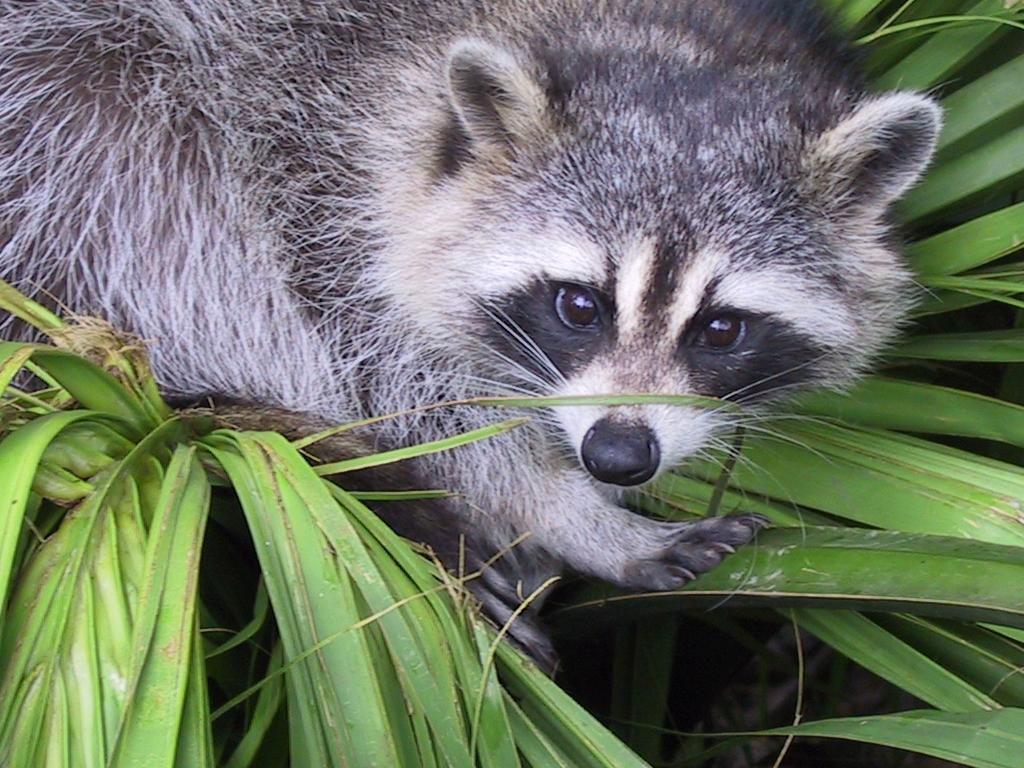
#> input picture Python_Piscine/day01/ex04/images/animal.jpeg, 1024 x 768 px
$ python rotate.py
#> lines starting #> are read from the running program, lines starting #| are printed output that depends on the picture
### Python_Piscine/day01/ex04/load_image.py
from numpy import asarray
from PIL import Image


def ft_load(path: str) -> list:
    """Load JPG or JPEG and print information about the img"""
#> called with path = './images/animal.jpeg'
    img = Image.open(path)
#> img is the input picture: PIL image 1024x768 RGB; mean R, G, B 110.7, 117.7, 102.1
    if img.format != "JPEG":
        raise TypeError("Image is not a JPEG or JPG")
    result = asarray(img)
    # print(f"The shape of image is : {result.shape}")
    return result


# [5 lines left out: function main, not called in this run]


# [2 lines that do not run on import are left out]

### Python_Piscine/day01/ex04/rotate.py
from load_image import ft_load
from matplotlib.pyplot import imshow, show, close, gcf


def close_figure(event) -> None:
    """function to close the image with the q key"""
    if event.key == 'q':
        close(event.canvas.figure)


def show_img(transposed: list) -> None:
    """function to print the img from a list"""
    imshow(transposed, cmap='gray')
    fig = gcf()
    fig.canvas.mpl_connect('key_press_event', close_figure)
    show()


def preparation_img(path: str) -> (list, int, int):
    """make the zoom for the img and print the shape
    return the new img as a list and new height and
    the new length (in this order)"""
    arr = ft_load(path)
    height, length = arr.shape[0], arr.shape[1]
#> height = 768; length = 1024
    new_h = height // 2
#> new_h = 384
    new_l = length // 2
#> new_l = 512
    centre_y = height // 2
#> centre_y = 384
    centre_x = length // 2
#> centre_x = 512
    new_y = centre_y - new_h // 2
#> new_y = 192
    new_x = centre_x - new_l // 2
#> new_x = 256
    zoom_arr = arr[new_y:new_y + new_h, new_x:new_x + new_l, 0]
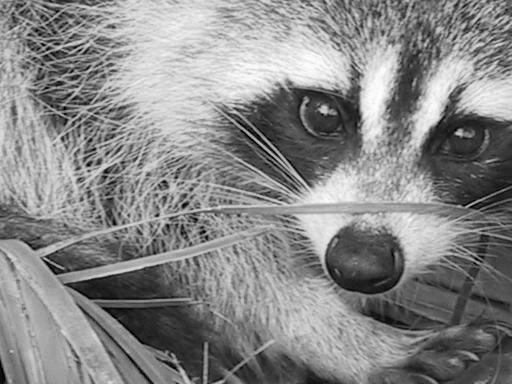
#> zoom_arr: shape (384, 512); min 0, max 255, mean 135.4
    zoom_arr3d = arr[new_y:new_y + new_h, new_x:new_x + new_l, 0:1]
    print(f"The shape of image is : {zoom_arr3d.shape} or {zoom_arr.shape}")
#| The shape of image is : (384, 512, 1) or (384, 512)
    print(zoom_arr3d)
#> (printed output is left out)
    return zoom_arr, new_h, new_l


def ft_transpose(path: str) -> None:
    """ft_transpose change direction of the image"""
    zoom_arr, new_h, new_l = preparation_img(path)
#> new_h = 384; new_l = 512
    trp = [[int(zoom_arr[y][x]) for y in range(new_h)] for x in range(new_l)]
#> trp = 512 items
    print(f"New shape after Transpose: {zoom_arr.shape}")
#| New shape after Transpose: (384, 512)
    show_img(trp)
#> in show_img, `show()`:
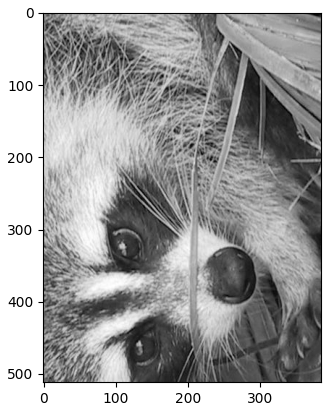
#> figure drawn by matplotlib, 1 panel
    print(trp)
#> (printed output is left out)


def main():
    try:
        ft_transpose("./images/animal.jpeg")
    except Exception as e:
        print(f"{type(e).__name__} : {e}")


if __name__ == "__main__":
    main()

$ run again, with Python_Piscine/day01/ex04/images/potit_chat_fait_dodo.png saved as Python_Piscine/day01/ex04/images/animal.jpeg
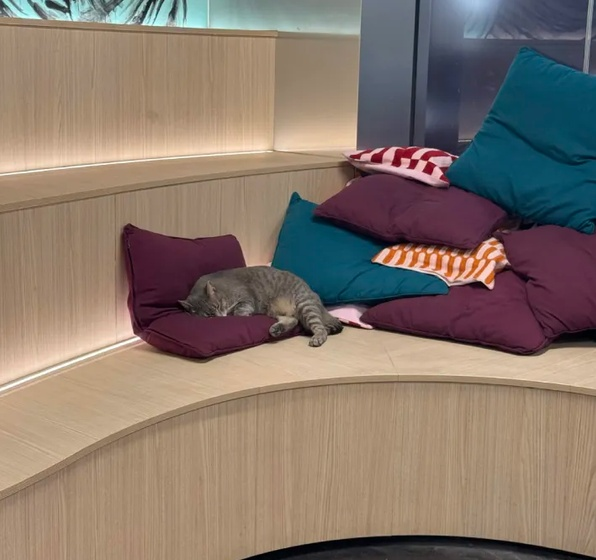
#> input picture Python_Piscine/day01/ex04/images/potit_chat_fait_dodo.png, 596 x 560 px
#> in ft_load, img is the input picture: PIL image 596x560 RGB; mean R, G, B 134.5, 118.9, 107.7
#> in preparation_img, `zoom_arr = arr[new_y:new_y + new_h, new_x:new_x + new_l, 0]`:
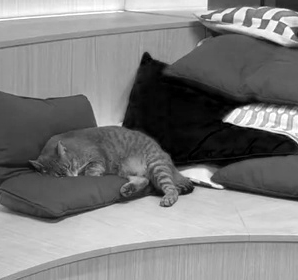
#> zoom_arr: shape (280, 298); min 0, max 255, mean 126
#| The shape of image is : (280, 298, 1) or (280, 298)
#> (printed output is left out)
#> in ft_transpose, `zoom_arr, new_h, new_l = preparation_img(path)`: new_h = 280; new_l = 298
#> trp = 298 items
#| New shape after Transpose: (280, 298)
#> in show_img, `show()`:
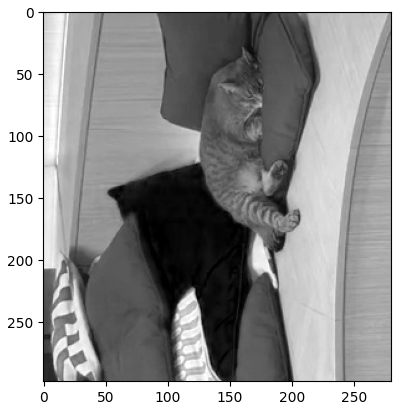
#> figure drawn by matplotlib, 1 panel
#> (printed output is left out)
